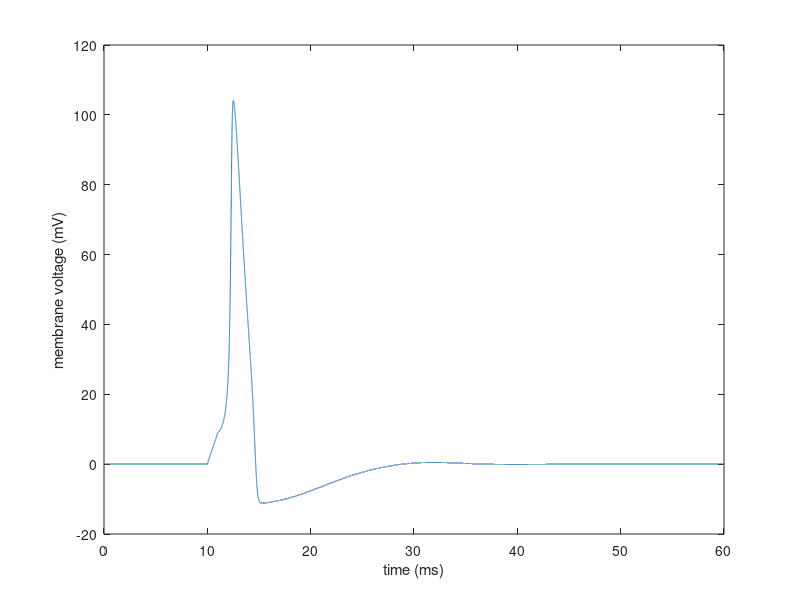

Source code (MATLAB):
%% Basic Hodgkin-Huxley Implementation
% This is an implementation of the basic HH equations. It allows the user
% to provide a single stimulus at the time, strength, and duration of the
% user's choosing.

% Equations from Hodgkin, Huxley, J. Physiol (1952) 117, 500-544

% Iyad Obeid
% 25 November 2015
% Version 0.0

clear;
figure(1);clf;

%%%%%%%%%%%%%%%%%%
% DEFINE CONSTANTS
%%%%%%%%%%%%%%%%%%

% Nernst Potentials
Ena = 115; Ek = -12; El = 10.6;

% Maximum Conductances
gna = 120; gk = 36; gl = 0.3;

% Membrane Capacitance
C = 1;

%%%%%%%%%%%%%%%%%%%%%%%%%%%%%%%%%%%%%%%%%%%
% DEFINE VOLTAGE-DEPENDENT GATE ACTIVATIONS
%%%%%%%%%%%%%%%%%%%%%%%%%%%%%%%%%%%%%%%%%%%

% Likelihoods of gates opening
an = @(u) (0.1-0.01*u)/(exp(1-0.1*u)-1);
am = @(u) (2.5-0.1*u)/(exp(2.5-0.1*u)-1);
ah = @(u) 0.07*exp(-u/20);

% Likelihoods of gates closing
bn = @(u) 0.125*exp(-u/80);
bm = @(u) 4*exp(-u/18);
bh = @(u) 1/(exp(3-0.1*u)+1);

%%%%%%%%%%%%%%%%%%%%%%%%%%%%%%%%%%%%%%%%%%%%%%%%%%%
% DEFINE FORMULAE FOR STEADY STATE GATE ACTIVATIONS
%%%%%%%%%%%%%%%%%%%%%%%%%%%%%%%%%%%%%%%%%%%%%%%%%%%

m_inf = @(u) am(u) / ( am(u) + bm(u) );
n_inf = @(u) an(u) / ( an(u) + bn(u) );
h_inf = @(u) ah(u) / ( ah(u) + bh(u) );

%%%%%%%%%%%%%
% DEFINE TIME
%%%%%%%%%%%%%

dt = 0.001;
t = 0:dt:60;

%%%%%%%%%%%%%%%%%%%%%%%%%%%%
% INITIALIZE STATE VARIABLES
%%%%%%%%%%%%%%%%%%%%%%%%%%%%

m = 0*t + m_inf(0);
n = 0*t + n_inf(0);
h = 0*t + h_inf(0);
v = 0*t;

%%%%%%%%%%%%%%%%%%%%%%%%%%%%%%%%%%%%%%%%%%%%%
% DEFINE STIMULUS STRENGTH, DURATION, & DELAY
%%%%%%%%%%%%%%%%%%%%%%%%%%%%%%%%%%%%%%%%%%%%%

tSTIM_START = 10;
tSTIM_DUR = 1;
STIM_STRENGTH = 10;

%%%%%%%%%%%%%
% DEFINE MISC
%%%%%%%%%%%%%

inRange = @(x,a,b) (x>=a) & (x<b);

%%%%%%%%%%%
% MAIN LOOP
%%%%%%%%%%%

for i = 1:length(t)-1
    
    % extract membrane voltage
    u = v(i);

    % solve for membrane currents
    Ik  = gk  * n(i)^4      * (u - Ek);
    Ina = gna * m(i)^3*h(i) * (u - Ena);
    Il  = gl  *               (u - El);   
    Imem = Ik + Ina + Il;
    
    % determine stimulus current, if any
    Istim = 0;
    if inRange( t(i) , tSTIM_START , tSTIM_START+tSTIM_DUR)
        Istim = STIM_STRENGTH;
    end

    % define the state variable derivatives
    dv = (Istim - Imem)/C;
    dm = am(u) * (1-m(i)) - bm(u) * m(i);
    dh = ah(u) * (1-h(i)) - bh(u) * h(i);
    dn = an(u) * (1-n(i)) - bn(u) * n(i);
    
    % use forward euler to increment the state variables
    v(i+1) = v(i) + dv*dt;
    m(i+1) = m(i) + dm*dt;
    h(i+1) = h(i) + dh*dt;
    n(i+1) = n(i) + dn*dt;
    
end

% plot the results
plot(t,v);
axis([t(1) t(end) -20 120]);
xlabel('time (ms)');
ylabel('membrane voltage (mV)');
